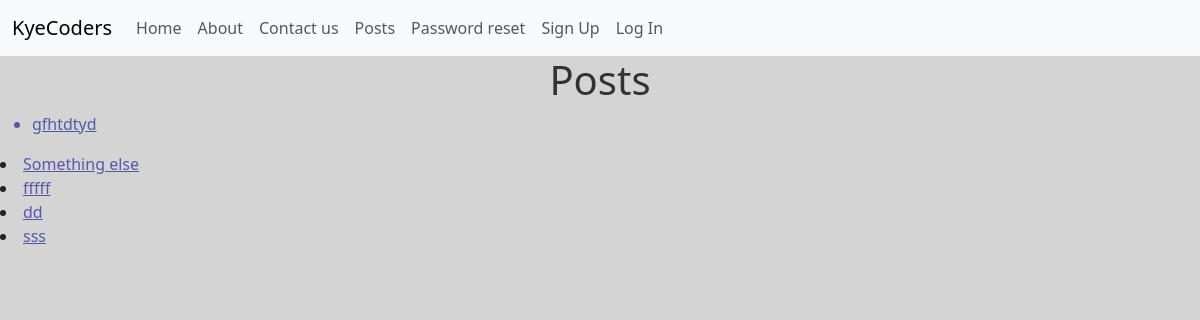
The app's page /posts/, older data.
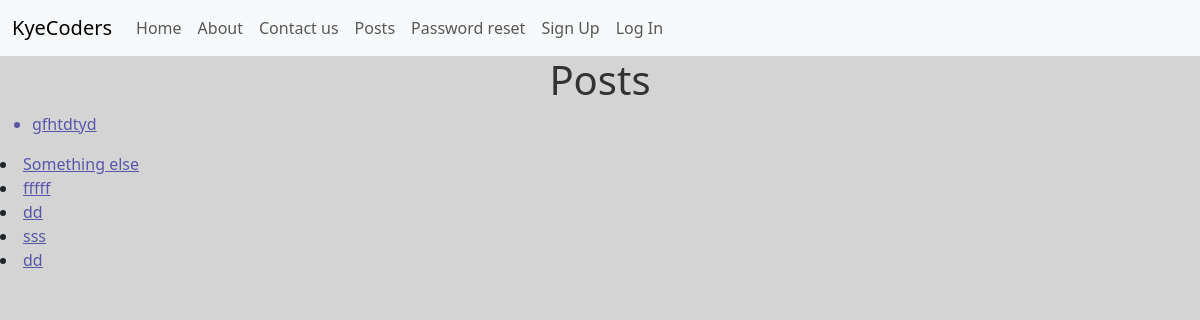
The same page, newer data.
### posts/models.py (models this page shows, shortened)
class Post(models.Model):
    title = models.CharField(max_length=128)
    subtitle = models.CharField(max_length=256)
    author = models.ForeignKey(
        get_user_model(),
        on_delete=models.CASCADE
    )
    body = models.TextField()
    created_on = models.DateTimeField(auto_now_add=True)

### posts/views.py (the view)
# urls.py: path("", views.PostListView.as_view(), name="list"),
class PostListView(ListView):
    template_name = "posts/list.html"
    model = Post

### templates/posts/list.html (shortened to what this page needs)
{% extends 'base.html' %}
{% block content %}
<h1>Posts</h1>
<div class="posts">
    <ul>
        {% for post in post_list %}
        <li>
            <a href="{% url 'detail' post.id %}"  class="posts">{{ post.title }}</a>
        </li>
    </ul>
</div>
{% endfor %}
{% endblock content %}

### templates/base.html (shortened to what this page needs)
{% load static %}
<!DOCTYPE html>
<html lang="en">
<head>
    <link href="https://cdn.jsdelivr.net/npm/bootstrap@5.3.3/dist/css/bootstrap.min.css" rel="stylesheet">
    <link href="{% static 'css/base.css' %}" rel="stylesheet">
</head>
<body>
    <nav class="navbar navbar-expand-lg bg-body-tertiary">
        <div class="container-fluid">
          <a class="navbar-brand" href="#">KyeCoders</a>
          <div class="collapse navbar-collapse" id="navbarNavAltMarkup">
            <div class="navbar-nav">
              <a class="nav-link" href="{% url 'home' %}">Home</a>
              <a class="nav-link" href="{% url 'about' %}">About</a>
              <a class="nav-link" href="{% url 'contact' %}">Contact us</a>
              <a class="nav-link" href="{% url 'list' %}">Posts</a>
              {% if user.is_authenticated %}
              <a class="nav-link" href="{% url 'new' %}">New Post</a>
              <a class="nav-link" href="{% url 'password_change' %}">Password Change</a>
              <form method="POST" action="{% url 'logout' %}">
              {% csrf_token %}
              <input
               type="submit" class="nav-link" value="Log Out">
            </form>
            {% else %}
            <a class="nav-link" href="{% url 'password_reset' %}">Password reset</a>
            <a class="nav-link" href="{% url 'signup' %}">Sign Up</a>
            <a class="nav-link" href="{% url 'login' %}">Log In</a>
              {% endif %}
            </div>
          </div>
        </div>
      </nav>
    {% block content %}{% endblock content %}
</body>
</html>

### templates/posts/list.html (style rules this page uses)
.posts { color: rgba(54, 50, 158, 0.777) !important; }
body { background-color: #b2b2b28e; }
h1 { color: #333; text-align: center; }

Row changes from the older to the newer data that the page shows:
added Post: title "dd"
